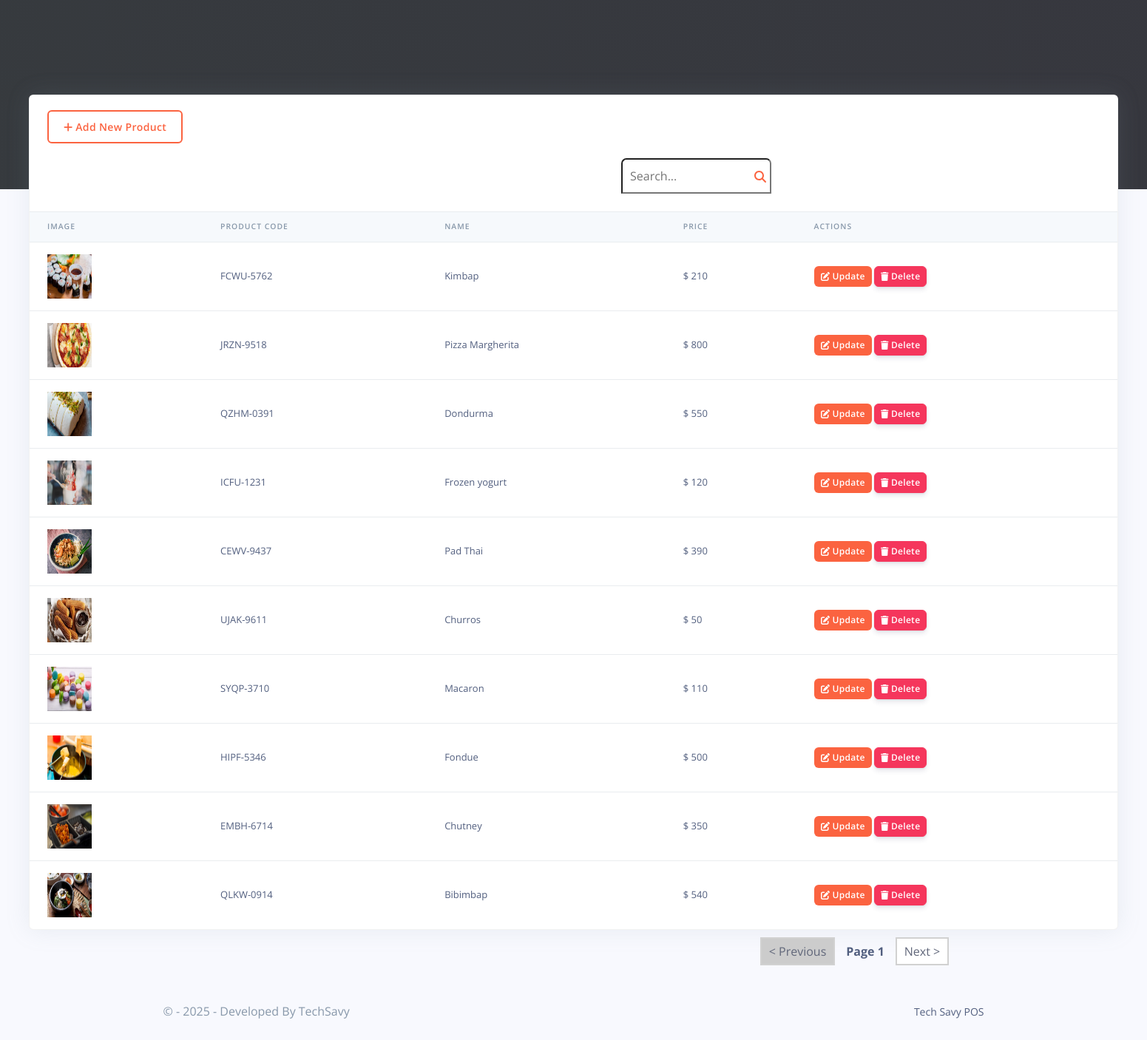
Page /admin/products.php (signed in) on the committed database.
### tables this page shows
CREATE TABLE `rpos_products` (
  `prod_id` varchar(200) NOT NULL,
  `prod_code` varchar(200) NOT NULL,
  `prod_name` varchar(200) NOT NULL,
  `prod_img` varchar(200) NOT NULL,
  `prod_desc` longtext NOT NULL,
  `prod_price` varchar(200) NOT NULL,
  `created_at` timestamp(6) NOT NULL DEFAULT current_timestamp(6) ON UPDATE current_timestamp(6)
);

### admin/products.php (the view, shortened to what this page needs)
<?php
include('config/config.php');
require_once('partials/_head.php');
?>
<body>
  <div class="main-content">
    <div class="container-fluid mt--8">
      <div class="row">
        <div class="col">
          <div class="card shadow">
            <div class="card-header border-0">
              <a href="add_product.php" class="btn " style="border: 2px solid #fb6340; color:#fb6340; ">
              <i class="fa-solid fa-plus" style="color: #fb6340"></i>
                Add New Product
              </a>
            </div>
            <div class="table-responsive">
            <div class="search-bar">
            <input type="text" id="searchInput" class="search-input" placeholder="Search...">
            <i class="fa-solid fa-magnifying-glass" style="position: relative; top: -35px; left: 980px; color: #fb6340;"></i></div>
              <table class="table align-items-center table-flush">
                <thead class="thead-light">
                  <tr>
                    <th scope="col">Image</th>
                    <th scope="col">Product Code</th>
                    <th scope="col">Name</th>
                    <th scope="col">Price</th>
                    <th scope="col">Actions</th>
                  </tr>
                </thead>
                <tbody>
                  <?php
                  $ret = "SELECT * FROM  rpos_products ";
                  $stmt = $mysqli->prepare($ret);
                  $stmt->execute();
                  $res = $stmt->get_result();
                  while ($prod = $res->fetch_object()) {
                  ?>
                    <tr>
                      <td>
                        <?php
                        if ($prod->prod_img) {
                          echo "<img src='assets/img/products/$prod->prod_img' height='60' width='60 class='img-thumbnail'>";
                        } else {
                          echo "<img src='assets/img/products/default.jpg' height='60' width='60 class='img-thumbnail'>";
                        }
                        ?>
                      </td>
                      <td><?php echo $prod->prod_code; ?></td>
                      <td><?php echo $prod->prod_name; ?></td>
                      <td>$ <?php echo $prod->prod_price; ?></td>
                      <td>
                        <a href="update_product.php?update=<?php echo $prod->prod_id; ?>">
                          <button class="btn btn-sm text-white" style="background-color: #fb6340;">
                            <i class="fas fa-edit"></i>
                            Update
                          </button>
                        </a>
                        <a href="products.php?delete=<?php echo $prod->prod_id; ?>">
                          <button class="btn btn-sm btn-danger">
                            <i class="fas fa-trash"></i>
                            Delete
                          </button>
                        </a>
                      </td>
                    </tr>
                  <?php } ?>
                </tbody>
              </table>
            </div>
          </div>
        </div>
      </div>
<div class="pagination" id="pagination">
  <button id="prevPageBtn">&lt; Previous</button>
  <span id="currentPage">Page 1</span>
  <button id="nextPageBtn">Next &gt;</button>
</div>
      <?php
      require_once('partials/_footer.php');
      ?>
    </div>
  </div>
</body>
</html>

### admin/partials/_head.php (shortened to what this page needs)
<!DOCTYPE html>
<html>
<head>
    <link href="assets/vendor/nucleo/css/nucleo.css" rel="stylesheet">
    <link href="assets/vendor/@fortawesome/fontawesome-free/css/all.min.css" rel="stylesheet">
    <link type="text/css" href="assets/css/argon.css?v=1.0.0" rel="stylesheet">
</head>

### admin/partials/_footer.php
<footer class="py-5">
  <div class="container">
    <div class="row align-items-center justify-content-xl-between">
      <div class="col-xl-6">
        <div class="copyright text-center text-xl-left text-muted">
          &copy;  - <?php echo date('Y'); ?> - Developed By TechSavy
        </div>
      </div>
      <div class="col-xl-6">
        <ul class="nav nav-footer justify-content-center justify-content-xl-end">
          <li class="nav-item">
            <a href="" class="nav-link" target="_blank">Tech Savy POS</a>
          </li>
        </ul>
      </div>
    </div>
  </div>
</footer>

### admin/products.php (style rules this page uses)
.pagination { display: flex; align-items: center; justify-content: center; margin-top: 10px; position: relative; left: 380px; }
.pagination button { background-color: #ffffff; color: #61677A; border: 2px solid #D1D1D1; padding: 5px 10px; cursor: pointer; }
.pagination button:disabled { background-color: #ccc; cursor: not-allowed; }
#currentPage { margin: 0 15px; font-weight: bold; }

### rows in the picture
rpos_products: prod_img (picture), prod_code "FCWU-5762", prod_name "Kimbap", prod_price "210"
rpos_products: prod_img (picture), prod_code "JRZN-9518", prod_name "Pizza Margherita", prod_price "800"
rpos_products: prod_img (picture), prod_code "QZHM-0391", prod_name "Dondurma", prod_price "550"
rpos_products: prod_img (picture), prod_code "ICFU-1231", prod_name "Frozen yogurt", prod_price "120"
rpos_products: prod_img (picture), prod_code "CEWV-9437", prod_name "Pad Thai", prod_price "390"
rpos_products: prod_img (picture), prod_code "UJAK-9611", prod_name "Churros", prod_price "50"
rpos_products: prod_img (picture), prod_code "SYQP-3710", prod_name "Macaron", prod_price "110"
rpos_products: prod_img (picture), prod_code "HIPF-5346", prod_name "Fondue", prod_price "500"
rpos_products: prod_img (picture), prod_code "EMBH-6714", prod_name "Chutney", prod_price "350"
rpos_products: prod_img (picture), prod_code "QLKW-0914", prod_name "Bibimbap", prod_price "540"
